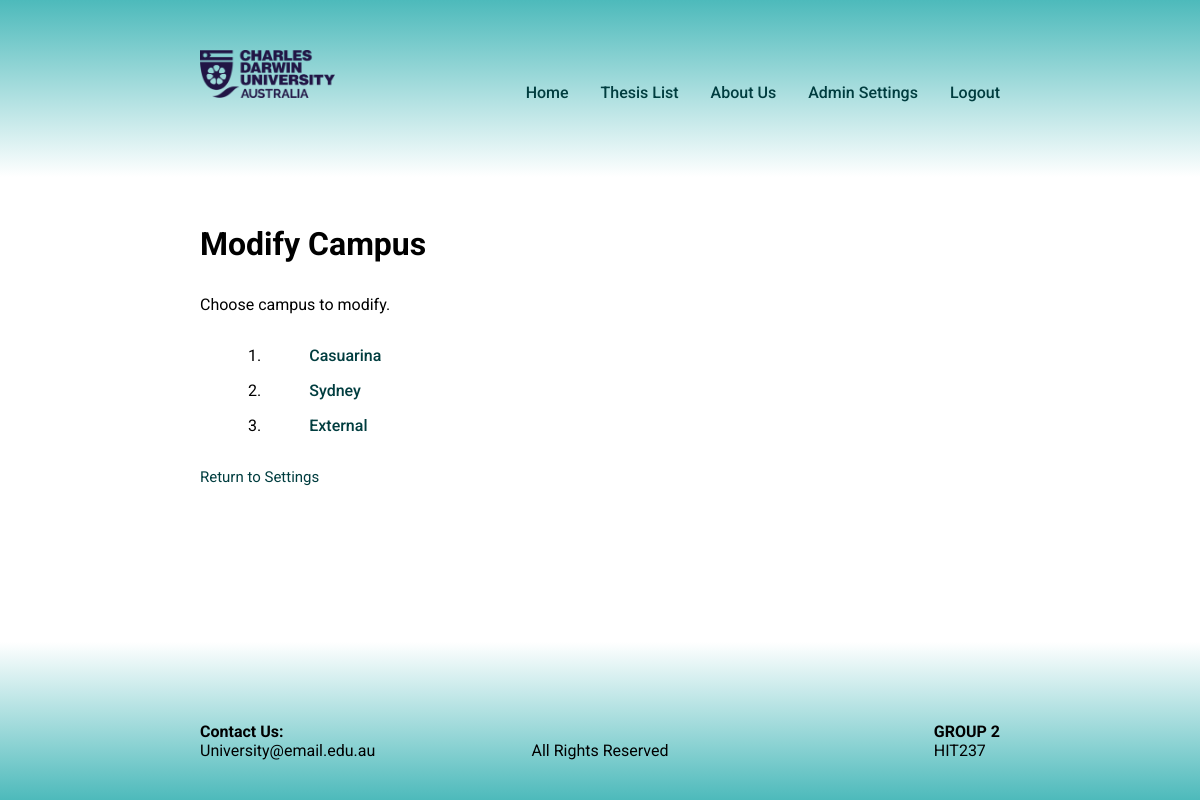
The page /modify/campus (signed in) on the database its author committed.
### main/models.py (models this page shows)
class Campus(models.Model):
    campus = models.CharField(
        max_length=20,
        verbose_name='Campus Name',
        primary_key=True,
    )
    def __str__(self):
        return self.campus

### main/views.py (the view, shortened to what this page needs)
# urls.py: path("<str:crud_action_entity>/<str:entity>", views.crud_entity, name='crud_entity'),
@login_required
@account_type_required('admin', 'unit coordinator')
def crud_entity(request, crud_action_entity, entity, name=None):
    entity_model_form_list = {
        'campus': (Campus, CampusForm),
        'category': (Category, CategoryForm),
        'course': (Course, CourseForm),
        'supervisor': (Supervisor, SupervisorForm)
    }
    model, form_entity = entity_model_form_list[entity]
    if crud_action_entity == 'add':
        if request.method == 'POST':
            form = form_entity(request.POST)
            if form.is_valid():
                cleaned_data = form.cleaned_data[entity]
                form.save()
                if entity == 'campus':
                    created_entity_object = model.objects.get(campus = cleaned_data)
                elif entity == 'category':
                    created_entity_object = model.objects.get(category = cleaned_data)
                elif entity == 'course':
                    created_entity_object = model.objects.get(course = cleaned_data)
                elif entity == 'supervisor':
                    created_entity_object = model.objects.get(supervisor = cleaned_data)
                context = {
                    'crud_action_entity': crud_action_entity,
                    'object_created': created_entity_object,
                    'crud_entity': True,
                    'entity': entity,
                    'page_title': f'{crud_action_entity} {entity}'
                }
                return render(request, 'main/success.html', context)
        else:
            form = form_entity
        context = {
            'form': form,
            'crud_action_entity': crud_action_entity,
            'entity': entity,
        }
        return render(request, 'main/CRUD_entity.html', context)
    elif crud_action_entity == 'modify' or crud_action_entity == 'delete':
        if not name:
            entity_model = model.objects.all()
            context = {
                'crud_action_entity': crud_action_entity,
                'entity': entity,
                'entity_model': entity_model,
                'menu': True,
            }
            return render(request, 'main/CRUD_entity.html', context)

### main/templates/main/CRUD_entity.html (shortened to what this page needs)
{% extends "main/base.html" %}
{% block main_body %}
    <h1>{{ crud_action_entity|title }} {{ entity|title }}</h1>
    {% if menu is True  %}
        <p class="menu-header">Choose {{ entity }} to {{ crud_action_entity }}.</p>
        <ul class="object_container">
            {% for object in entity_model %}
                <li class="object">
                    <p class="object-count">{{ forloop.counter }}.</p>
                    <a class='object-link' href="{% url 'crud_entity' crud_action_entity=crud_action_entity entity=entity name=object %}">{{ object }}</a>
                </li>
            {% endfor %}
        </ul>
    {% endif %}
    <a href="{% url 'CRUD' account_type='coordinator' %}" class="back">Return to Settings</a>
{% endblock %}

### main/static/styles.css (style rules this page uses)
:root { font-family: 'Roboto'; --primary-color: #4dbabb; --secondary-color: #e6e6e6; --font-primary: black; --font-secondary: rgb(0, 61, 63); }
body { min-height: 100vh; display: flex; flex-direction: column; justify-content: space-between; }
.back { background-color: transparent; color: var(--font-secondary); border: none; padding: 0; cursor: pointer; outline: none; position: relative; font-size: 15px }
.back::after { content:''; position:absolute; left: 0; bottom: -2px; width: 100%; height: 1px; background-color: rgb(0, 61, 63); transition: all 0.3s ease; opacity: 0; }
.menu-header { margin: 2rem 0; }

### rows shown on the page
Campus: campus "Casuarina"
Campus: campus "Sydney"
Campus: campus "External"

### other values the page prints
{{ crud_action_entity|title }} "Modify"
{{ entity|title }} "Campus"
{{ entity }} "campus"
{{ crud_action_entity }} "modify"
